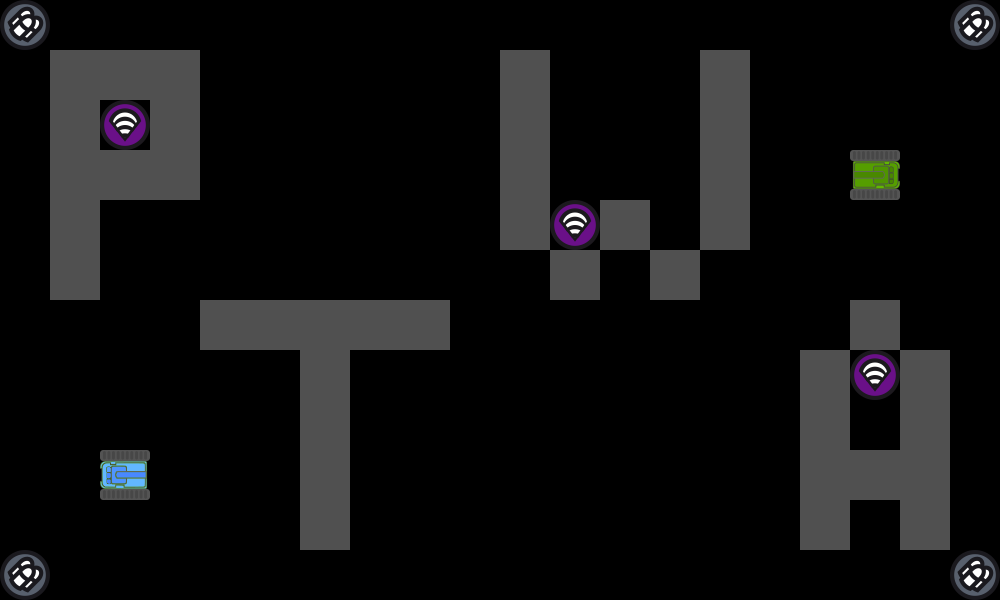

This game map was drawn from its Tiled (.tmx) file and the tilesets committed beside it. A one-line description and the full map source follow:
An orthogonal 20x12 tile map with 50x50 px tiles, 1 tile layer (Tile Layer 1).

<map version="1.5" tiledversion="1.7.2" orientation="orthogonal" renderorder="right-down" width="20" height="12" tilewidth="50" tileheight="50" infinite="0" nextlayerid="2" nextobjectid="1">
 <tileset firstgid="1" name="TankManObj" tilewidth="50" tileheight="50" tilecount="5" columns="5">
  <image source="../image/TankManObj.png" width="250" height="50" />
 </tileset>
 <layer id="1" name="Tile Layer 1" width="20" height="12">
  <data encoding="csv">
4,0,0,0,0,0,0,0,0,0,0,0,0,0,0,0,0,0,0,4,
0,3,3,3,0,0,0,0,0,0,3,0,0,0,3,0,0,0,0,0,
0,3,5,3,0,0,0,0,0,0,3,0,0,0,3,0,0,0,0,0,
0,3,3,3,0,0,0,0,0,0,3,0,0,0,3,0,0,1,0,0,
0,3,0,0,0,0,0,0,0,0,3,5,3,0,3,0,0,0,0,0,
0,3,0,0,0,0,0,0,0,0,0,3,0,3,0,0,0,0,0,0,
0,0,0,0,3,3,3,3,3,0,0,0,0,0,0,0,0,3,0,0,
0,0,0,0,0,0,3,0,0,0,0,0,0,0,0,0,3,5,3,0,
0,0,0,0,0,0,3,0,0,0,0,0,0,0,0,0,3,0,3,0,
0,0,2,0,0,0,3,0,0,0,0,0,0,0,0,0,3,3,3,0,
0,0,0,0,0,0,3,0,0,0,0,0,0,0,0,0,3,0,3,0,
4,0,0,0,0,0,0,0,0,0,0,0,0,0,0,0,0,0,0,4
</data>
 </layer>
</map>
